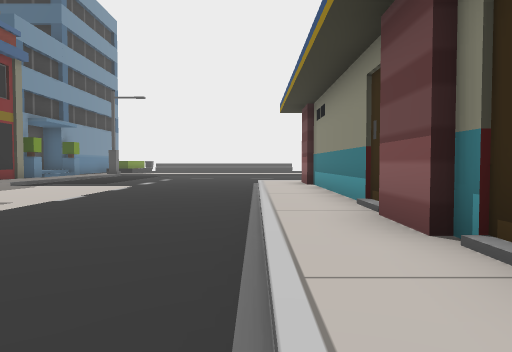
View 1 (above)

24 first-person views from a walk through a 3-D level made in the Unity game engine. The camera is 1.3 m above the floor, tilts 2° down and sees 70° across. The floor is counted in squares, 2 m on a side. Each view is taken from the middle of a square. On the plan, view 1 faces up. The plan holds only what a view shows up to about 11 squares ahead; the rest is blank. The place goes on beyond the plan. The player is left out.

View 2
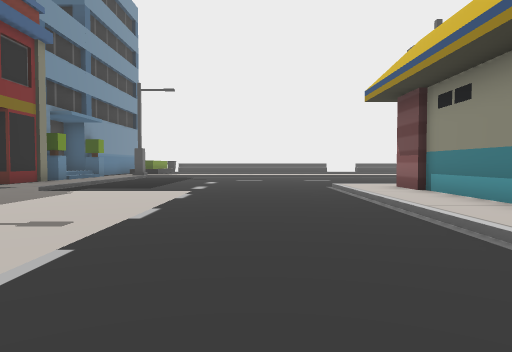

View 3
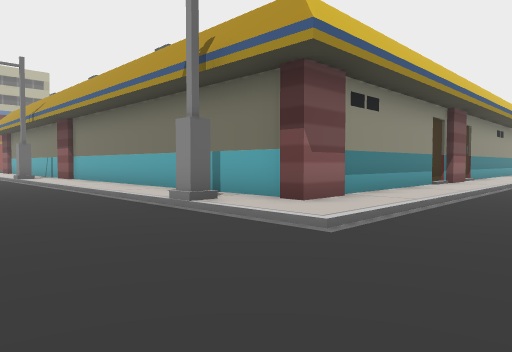

View 4
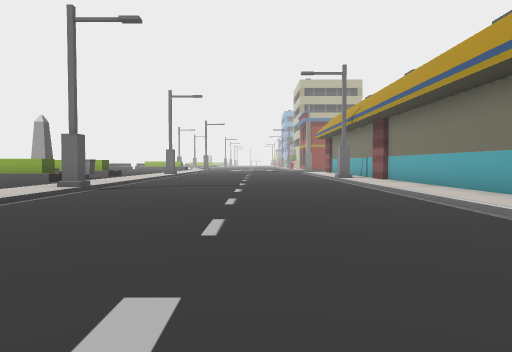

View 5
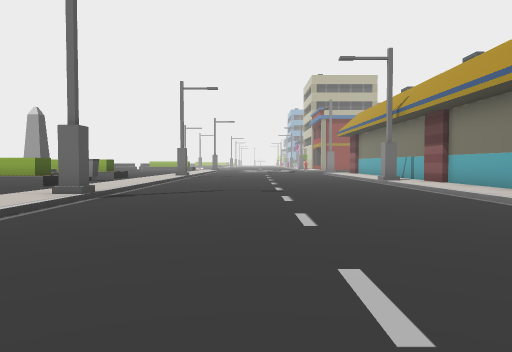

View 6
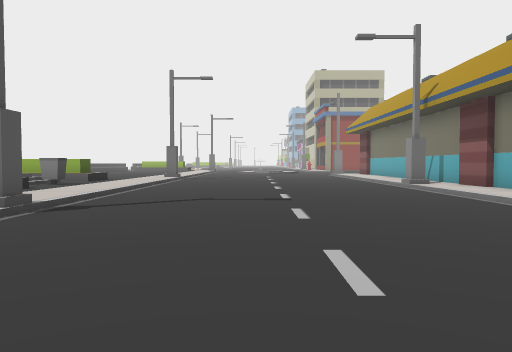

View 7
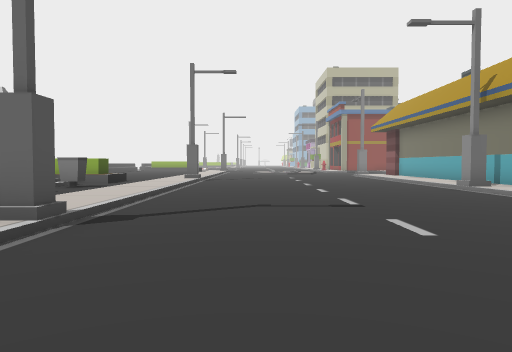

View 8
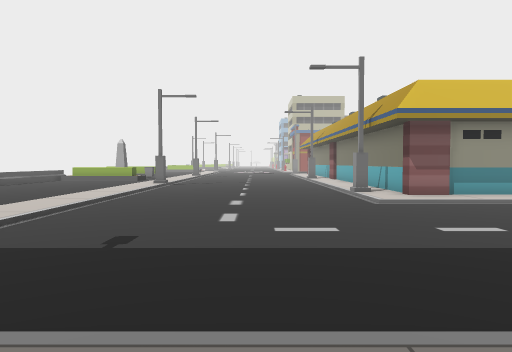

View 9
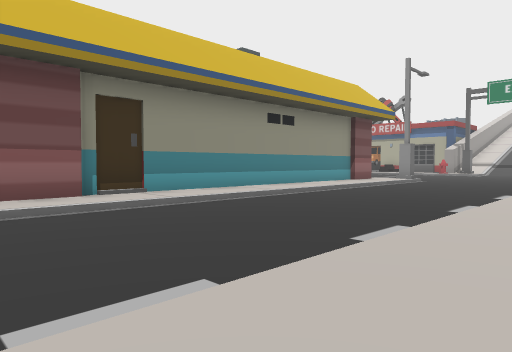

View 10
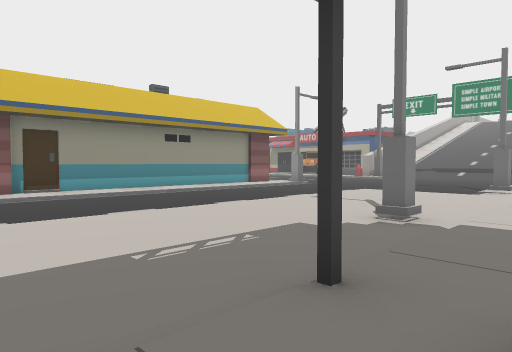

View 11
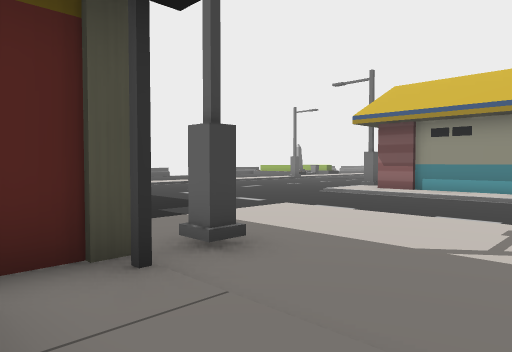

View 12
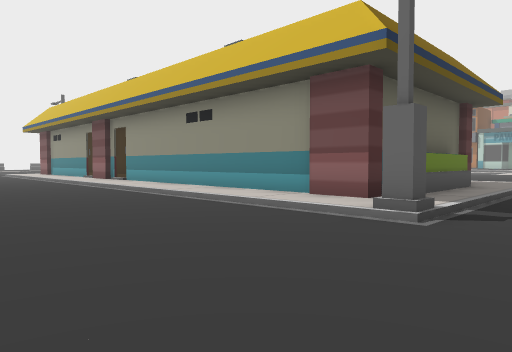

View 13
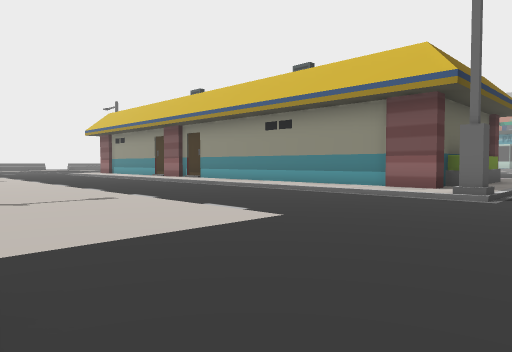

View 14
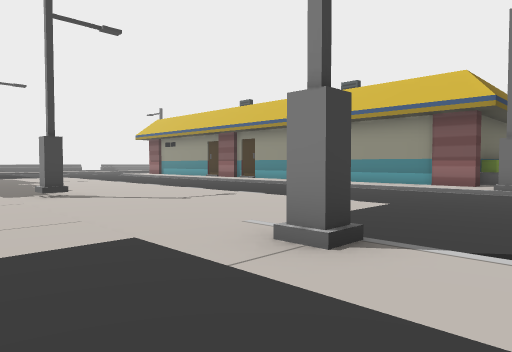

View 15
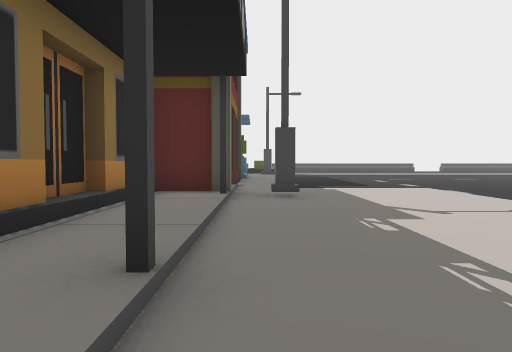

View 16
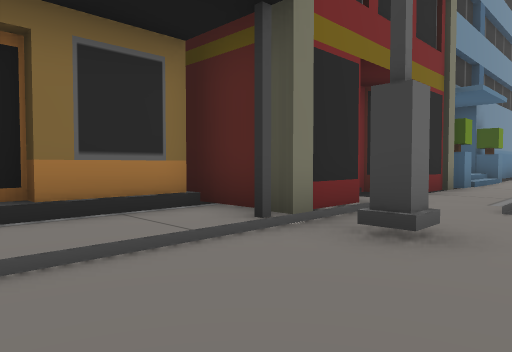

View 17
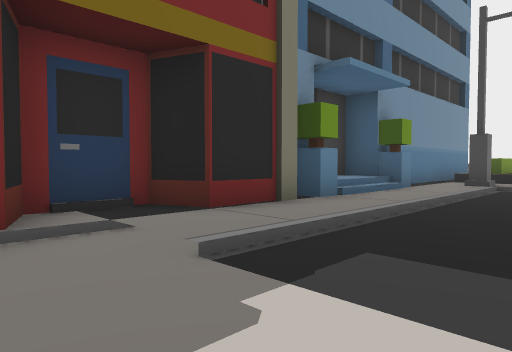

View 18
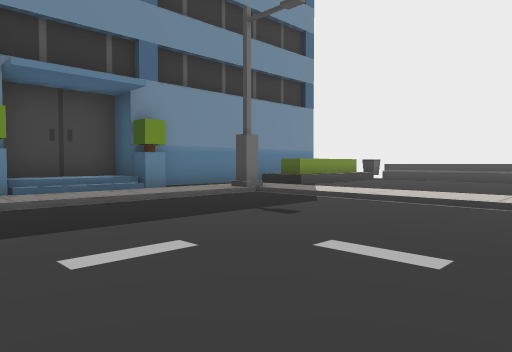

View 19
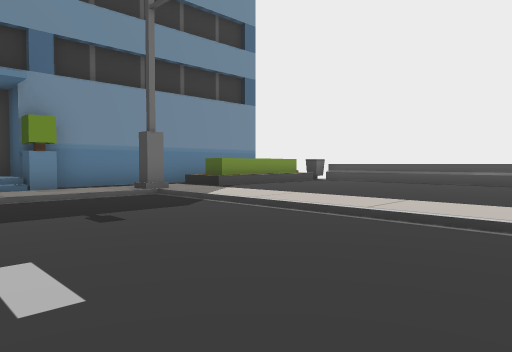

View 20
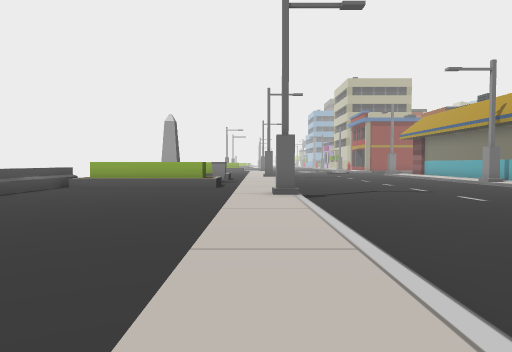

View 21
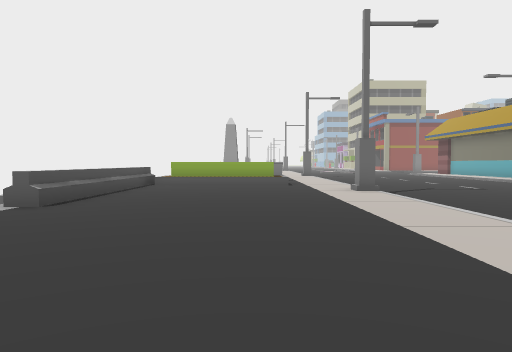

View 22
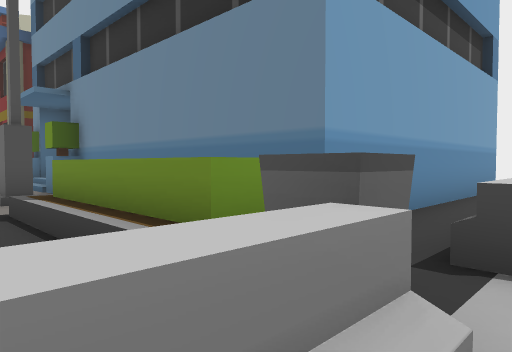

View 23
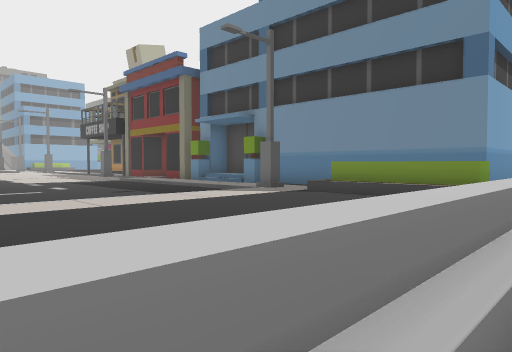

View 24
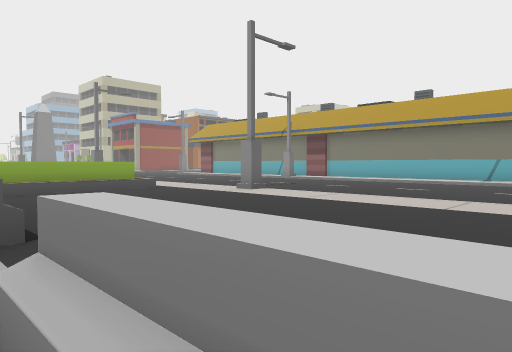

### Floor plan
Key: @ floor where view 1 was taken; # wall or solid block; . main floor; : floor 0.25 m higher than the main floor; + floor 0.75 m higher than the main floor; / step, stairs or slope; = window, fence, low wall or low ledge; B bin; U building; O other object.
Columns run from 10 left of view 1 to 15 right of it. Each row starts with its distance up from view 1.
 26  ::::  ////// :/
 25 :=:B/////////:://////
 24 ##O :::::  :::::::::O    O
 23  #O/::::::::::::::::O  O O
 22  #O/::::::::::::::::O  / O
 21  #O/:::::::::::::::://B://
 20  #:/:::::::::::::::://:://
 19  #////////////////#///////
 18  #:/......................
 17 ##:/......................
 16 # //......................
 15 #+//......................
 14 #U:/......................
 13 ##:/......................
 12 ##:/......///#////////////
 11 #::/....../::::::::::::/:
 10 #:......../:#############
  9 ##......../:#
  8 :#.#....../:#
  7 #:......../:#
  6 #:......../:#
  5 //......../:#
  4 #:......../:#
  3  :......../:#
  2  :......../:#
  1  :......../:#
  0  :........@:#
 -1  :#......./:#
 -2  :......../:#
 -3  :......../:#
 -4  :......../:#
 -5  :......../:#
 -6  :......../:#
 -7 :://....../:######:
 -8 ::#/......#::::::::
 -9 :::/...........
-10 :::/......

Positions as (right, up) in squares from view 1, and headings:
1: (0, 0), facing up
2: (-2, 2), facing up
3: (-2, 15), facing down-right
4: (-1, 15), facing right
5: (1, 16), facing right
6: (3, 16), facing right
7: (4, 17), facing right
8: (-9, 15), facing right
9: (-5, 5), facing down-right
10: (-10, 5), facing down-right
11: (-10, 5), facing up-right
12: (-4, -10), facing up-right
13: (-7, -10), facing up-right
14: (-10, -10), facing up-right
15: (-8, 1), facing up
16: (-6, 5), facing up-left
17: (-5, 9), facing up-left
18: (-1, 13), facing up-left
19: (0, 15), facing up-left
20: (0, 20), facing right
21: (-1, 22), facing right
22: (-6, 26), facing down-left
23: (0, 26), facing down-left
24: (1, 26), facing down-right
